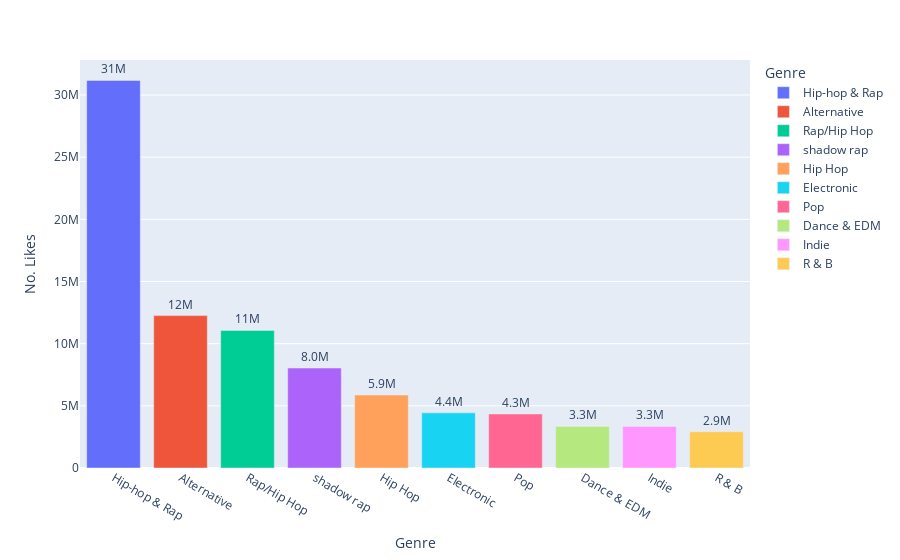

The cell this chart's notebook holds for it:
### Markdown cell above
# Visualize Genre vs Likes_count

### Code cell
fig = px.bar(df1, x='genre', y='likes_count', color='genre', text='likes_count',
            labels={'genre':'Genre', 'likes_count': 'No. Likes'})
fig.update_traces(texttemplate='%{text:.2s}', textposition='outside')
fig.update_layout(uniformtext_minsize=8, uniformtext_mode='hide')

fig.show()

### Figure 1 — Plotly figure (JSON) as saved in the notebook; plotly's stock layout.template omitted (floating-point values rounded to 4 significant figures)
{"data": [{"alignmentgroup": "True", "hovertemplate": "Genre=%{x}<br>No. Likes=%{text}<extra></extra>", "legendgroup": "Hip-hop & Rap", "marker": {"color": "#636efa", "pattern": {"shape": ""}}, "name": "Hip-hop & Rap", "offsetgroup": "Hip-hop & Rap", "orientation": "v", "showlegend": true, "text": [31175062], "textposition": "outside", "texttemplate": "%{text:.2s}", "type": "bar", "x": ["Hip-hop & Rap"], "xaxis": "x", "y": [31175062], "yaxis": "y"}, {"alignmentgroup": "True", "hovertemplate": "Genre=%{x}<br>No. Likes=%{text}<extra></extra>", "legendgroup": "Alternative", "marker": {"color": "#EF553B", "pattern": {"shape": ""}}, "name": "Alternative", "offsetgroup": "Alternative", "orientation": "v", "showlegend": true, "text": [12256183], "textposition": "outside", "texttemplate": "%{text:.2s}", "type": "bar", "x": ["Alternative"], "xaxis": "x", "y": [12256183], "yaxis": "y"}, {"alignmentgroup": "True", "hovertemplate": "Genre=%{x}<br>No. Likes=%{text}<extra></extra>", "legendgroup": "Rap/Hip Hop", "marker": {"color": "#00cc96", "pattern": {"shape": ""}}, "name": "Rap/Hip Hop", "offsetgroup": "Rap/Hip Hop", "orientation": "v", "showlegend": true, "text": [11068673], "textposition": "outside", "texttemplate": "%{text:.2s}", "type": "bar", "x": ["Rap/Hip Hop"], "xaxis": "x", "y": [11068673], "yaxis": "y"}, {"alignmentgroup": "True", "hovertemplate": "Genre=%{x}<br>No. Likes=%{text}<extra></extra>", "legendgroup": "shadow rap", "marker": {"color": "#ab63fa", "pattern": {"shape": ""}}, "name": "shadow rap", "offsetgroup": "shadow rap", "orientation": "v", "showlegend": true, "text": [8042327], "textposition": "outside", "texttemplate": "%{text:.2s}", "type": "bar", "x": ["shadow rap"], "xaxis": "x", "y": [8042327], "yaxis": "y"}, {"alignmentgroup": "True", "hovertemplate": "Genre=%{x}<br>No. Likes=%{text}<extra></extra>", "legendgroup": "Hip Hop", "marker": {"color": "#FFA15A", "pattern": {"shape": ""}}, "name": "Hip Hop", "offsetgroup": "Hip Hop", "orientation": "v", "showlegend": true, "text": [5870372], "textposition": "outside", "texttemplate": "%{text:.2s}", "type": "bar", "x": ["Hip Hop"], "xaxis": "x", "y": [5870372], "yaxis": "y"}, {"alignmentgroup": "True", "hovertemplate": "Genre=%{x}<br>No. Likes=%{text}<extra></extra>", "legendgroup": "Electronic", "marker": {"color": "#19d3f3", "pattern": {"shape": ""}}, "name": "Electronic", "offsetgroup": "Electronic", "orientation": "v", "showlegend": true, "text": [4436153], "textposition": "outside", "texttemplate": "%{text:.2s}", "type": "bar", "x": ["Electronic"], "xaxis": "x", "y": [4436153], "yaxis": "y"}, {"alignmentgroup": "True", "hovertemplate": "Genre=%{x}<br>No. Likes=%{text}<extra></extra>", "legendgroup": "Pop", "marker": {"color": "#FF6692", "pattern": {"shape": ""}}, "name": "Pop", "offsetgroup": "Pop", "orientation": "v", "showlegend": true, "text": [4345730], "textposition": "outside", "texttemplate": "%{text:.2s}", "type": "bar", "x": ["Pop"], "xaxis": "x", "y": [4345730], "yaxis": "y"}, {"alignmentgroup": "True", "hovertemplate": "Genre=%{x}<br>No. Likes=%{text}<extra></extra>", "legendgroup": "Dance & EDM", "marker": {"color": "#B6E880", "pattern": {"shape": ""}}, "name": "Dance & EDM", "offsetgroup": "Dance & EDM", "orientation": "v", "showlegend": true, "text": [3341925], "textposition": "outside", "texttemplate": "%{text:.2s}", "type": "bar", "x": ["Dance & EDM"], "xaxis": "x", "y": [3341925], "yaxis": "y"}, {"alignmentgroup": "True", "hovertemplate": "Genre=%{x}<br>No. Likes=%{text}<extra></extra>", "legendgroup": "Indie", "marker": {"color": "#FF97FF", "pattern": {"shape": ""}}, "name": "Indie", "offsetgroup": "Indie", "orientation": "v", "showlegend": true, "text": [3341843], "textposition": "outside", "texttemplate": "%{text:.2s}", "type": "bar", "x": ["Indie"], "xaxis": "x", "y": [3341843], "yaxis": "y"}, {"alignmentgroup": "True", "hovertemplate": "Genre=%{x}<br>No. Likes=%{text}<extra></extra>", "legendgroup": "R & B", "marker": {"color": "#FECB52", "pattern": {"shape": ""}}, "name": "R & B", "offsetgroup": "R & B", "orientation": "v", "showlegend": true, "text": [2918312], "textposition": "outside", "texttemplate": "%{text:.2s}", "type": "bar", "x": ["R & B"], "xaxis": "x", "y": [2918312], "yaxis": "y"}], "layout": {"barmode": "relative", "legend": {"title": {"text": "Genre"}, "tracegroupgap": 0}, "margin": {"t": 60}, "uniformtext": {"minsize": 8, "mode": "hide"}, "xaxis": {"anchor": "y", "categoryarray": ["Hip-hop & Rap", "Alternative", "Rap/Hip Hop", "shadow rap", "Hip Hop", "Electronic", "Pop", "Dance & EDM", "Indie", "R & B"], "categoryorder": "array", "domain": [0, 1], "title": {"text": "Genre"}}, "yaxis": {"anchor": "x", "domain": [0, 1], "title": {"text": "No. Likes"}}}}
